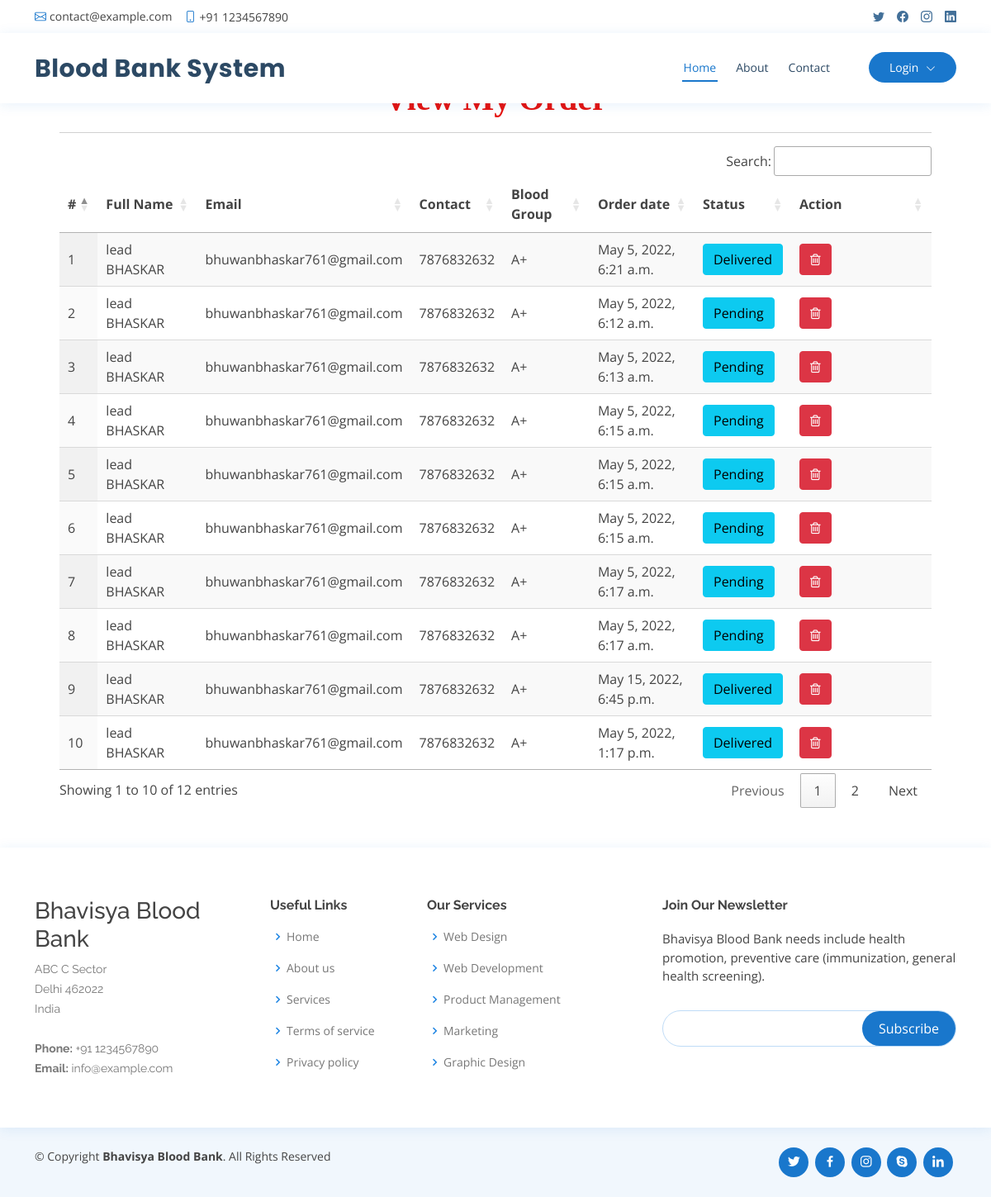
The app's page /all_order with its own data.
### blood_app/models.py (models this page shows, shortened)
class Order(models.Model):
    status = models.CharField(max_length=100, null=True, blank=True)
    user = models.ForeignKey(UserProfile, on_delete=models.CASCADE, null=True, blank=True)
    blood_donation = models.ForeignKey(Blood_Donation, on_delete=models.CASCADE, null=True, blank=True)
    amount = models.CharField(max_length=100, null=True, blank=True)
    created = models.DateTimeField(auto_now=True,null=True)

class UserProfile(models.Model):
    user = models.ForeignKey(User, on_delete=models.CASCADE, null=True)
    contact = models.CharField(max_length=100, null=True)
    address = models.CharField(max_length=100, null=True)
    blood_group = models.ForeignKey(Category, on_delete=models.CASCADE, null=True, blank=True)
    dob = models.DateField(null=True)
    image = models.FileField(null=True)

class Blood_Donation(models.Model):
    status = models.CharField(max_length=100, null=True, blank=True)
    user = models.ForeignKey(UserProfile, on_delete=models.CASCADE, null=True, blank=True)
    blood_group = models.ForeignKey(Category, on_delete=models.CASCADE, null=True, blank=True)
    place = models.CharField(max_length=100, null=True, blank=True)
    purpose = models.CharField(max_length=100, null=True, blank=True)
    created = models.DateTimeField(auto_now=True,null=True)
    active = models.BooleanField(null=True, blank=True, default=False)

class Category(models.Model):
    name = models.CharField(max_length=100, null=True, blank=True)

### blood_app/views.py (the view)
# urls.py: path('all_order', all_order, name='all_order'),
def all_order(request):
    data = Order.objects.filter()
    return render(request, "all_order.html",{'data':data})

### blood_app/templates/all_order.html
{% extends 'index.html' %}
{% load static %}
{% block body %}
<div class="container-fluid" style="width:90%;margin-top:8%">
                    <div class="container-fluid">
                        <h1 align="center" style="font-weight:bold;font-family : 'Monotype Corsiva' ; color : #E6120E ;margin-top:4%">View My Order</h1>
                         </div><hr>
                                <table id="example" class="display" style="width:100%">
                                  <thead>
                                    <tr>
                                      <th>#</th>
                                      <th>Full Name</th>
                                      <th>Email</th>
                                      <th>Contact</th>
                                      <th>Blood Group</th>
                                      <th>Order date</th>
                                      <th>Status</th>
                                      <th>Action</th>
                                  </tr>
                              </thead>
                              <tbody>
                              {% for i in data %}
                                <tr>
                                  <td>{{forloop.counter}}</td>
                                  <td>{{i.user.user.first_name}} {{i.user.user.last_name}}</td>
                                  <td>{{i.user.user.email}}</td>
                                  <td>{{i.user.contact}}</td>
                                  <td>{{i.blood_donation.blood_group.name}}</td>
                                  <td>{{i.created}}</td>
                                  <td>
                                        <a href="{% url 'change_order_status' i.id %}" ><button class="btn btn-info" onclick="return confirm('Are you sure to change status?')">{{i.status}}</button></a>
                                  </td>
                                    <td style="width:150px">
                                      <a href="{% url 'delete_order' i.id %}" ><button class="btn btn-danger" onclick="return confirm('Are you sure?')"><i class="fa fa-trash-o"></i></button></a></td>
                              </tr>
                              {% endfor %}
                          </tbody>
                      </table>
                  </div>
{% endblock %}

### blood_app/static/css/style.css (style rules this page uses)
body { font-family: "Open Sans", sans-serif; color: #444444; }
a { color: #1977cc; text-decoration: none; }
h1, h2, h3, h4, h5, h6 { font-family: "Raleway", sans-serif; }

### records on screen
Order: user.user.first_name "lead", user.user.last_name "BHASKAR", user.user.email "bhuwanbhaskar761@gmail.com", user.contact "7876832632", blood_donation.blood_group.name "A+", created "May 5, 2022, 6:21 a.m.", status "Delivered"
Order: user.user.first_name "lead", user.user.last_name "BHASKAR", user.user.email "bhuwanbhaskar761@gmail.com", user.contact "7876832632", blood_donation.blood_group.name "A+", created "May 5, 2022, 6:12 a.m.", status "Pending"
Order: user.user.first_name "lead", user.user.last_name "BHASKAR", user.user.email "bhuwanbhaskar761@gmail.com", user.contact "7876832632", blood_donation.blood_group.name "A+", created "May 5, 2022, 6:13 a.m.", status "Pending"
Order: user.user.first_name "lead", user.user.last_name "BHASKAR", user.user.email "bhuwanbhaskar761@gmail.com", user.contact "7876832632", blood_donation.blood_group.name "A+", created "May 5, 2022, 6:15 a.m.", status "Pending"
Order: user.user.first_name "lead", user.user.last_name "BHASKAR", user.user.email "bhuwanbhaskar761@gmail.com", user.contact "7876832632", blood_donation.blood_group.name "A+", created "May 5, 2022, 6:15 a.m.", status "Pending"
Order: user.user.first_name "lead", user.user.last_name "BHASKAR", user.user.email "bhuwanbhaskar761@gmail.com", user.contact "7876832632", blood_donation.blood_group.name "A+", created "May 5, 2022, 6:15 a.m.", status "Pending"
Order: user.user.first_name "lead", user.user.last_name "BHASKAR", user.user.email "bhuwanbhaskar761@gmail.com", user.contact "7876832632", blood_donation.blood_group.name "A+", created "May 5, 2022, 6:17 a.m.", status "Pending"
Order: user.user.first_name "lead", user.user.last_name "BHASKAR", user.user.email "bhuwanbhaskar761@gmail.com", user.contact "7876832632", blood_donation.blood_group.name "A+", created "May 5, 2022, 6:17 a.m.", status "Pending"
Order: user.user.first_name "lead", user.user.last_name "BHASKAR", user.user.email "bhuwanbhaskar761@gmail.com", user.contact "7876832632", blood_donation.blood_group.name "A+", created "May 15, 2022, 6:45 p.m.", status "Delivered"
Order: user.user.first_name "lead", user.user.last_name "BHASKAR", user.user.email "bhuwanbhaskar761@gmail.com", user.contact "7876832632", blood_donation.blood_group.name "A+", created "May 5, 2022, 1:17 p.m.", status "Delivered"
